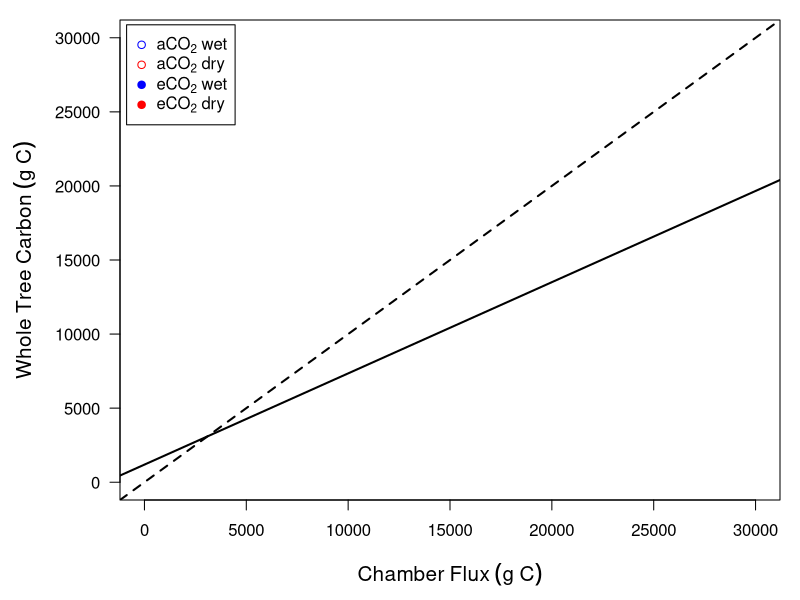

Reproduce this figure in R. (Note: this script raises an error after producing the figure.)
#read data for cumulative C flux and harvest mass
dayfluxtomass <- read.csv("whole_tree_csv/harvest mass and carbon flux_newroots.csv")   


#CO2 flux to harvest mass scatter plot

#linear model to show fit on graph
diurnalmodel <- lm(treeC ~ Cflux, data = dayfluxtomass)
summary(diurnalmodel)

# library(nortest) 
# ad.test(dayfluxtomass$treeC)
# ad.test(dayfluxtomass$Cflux)
# shapiro.test(dayfluxtomass$treeC)

modeltrt<- lm(treeC ~ Cflux*CO2_treatment*Water_treatment, data = dayfluxtomass)
anova(modeltrt)

getP <- function(x)anova(x)[[5]][1]
getP(diurnalmodel)

##plot with total flux
leglab2 = c(expression(paste(aCO[2], " " ,"wet")), expression(paste(aCO[2], " " ,"dry")),
            expression(paste(eCO[2], " " ,"wet")), expression(paste(eCO[2], " " ,"dry")))

palette (c("red", "blue"))

windows (8,6)
par(mar=c(5,6,1,1),las=1, cex.axis=1, cex.lab=1.25, mgp=c(3.5,1,0))

plot(1,type='n', ylab = "",
     xlab=expression(Chamber~Flux~(g ~ C)),
     xlim = c(0, 30000),
     ylim = c(0, 30000))

title(ylab=expression(Whole~Tree~Carbon~(g ~ C)), mgp=c(4,1,0))

legend("topleft", leglab2, pch=c(1,1, 19, 19), col=c("blue", "red", "blue", "red"), inset = 0.01)
abline(diurnalmodel, lwd=2)
abline(0, 1, lty=2, lwd=2)
points(treeC ~ Cflux, data = dayfluxtomass,pch=c(1,19)[CO2_treatment],col=Water_treatment, cex=1.5)

mtext("p < 0.0001, R = 0.83", side = 1, line = -3, cex = 1)

dev.copy2pdf(file= "output/WTCI_fluxmass.pdf")
dev.off()


